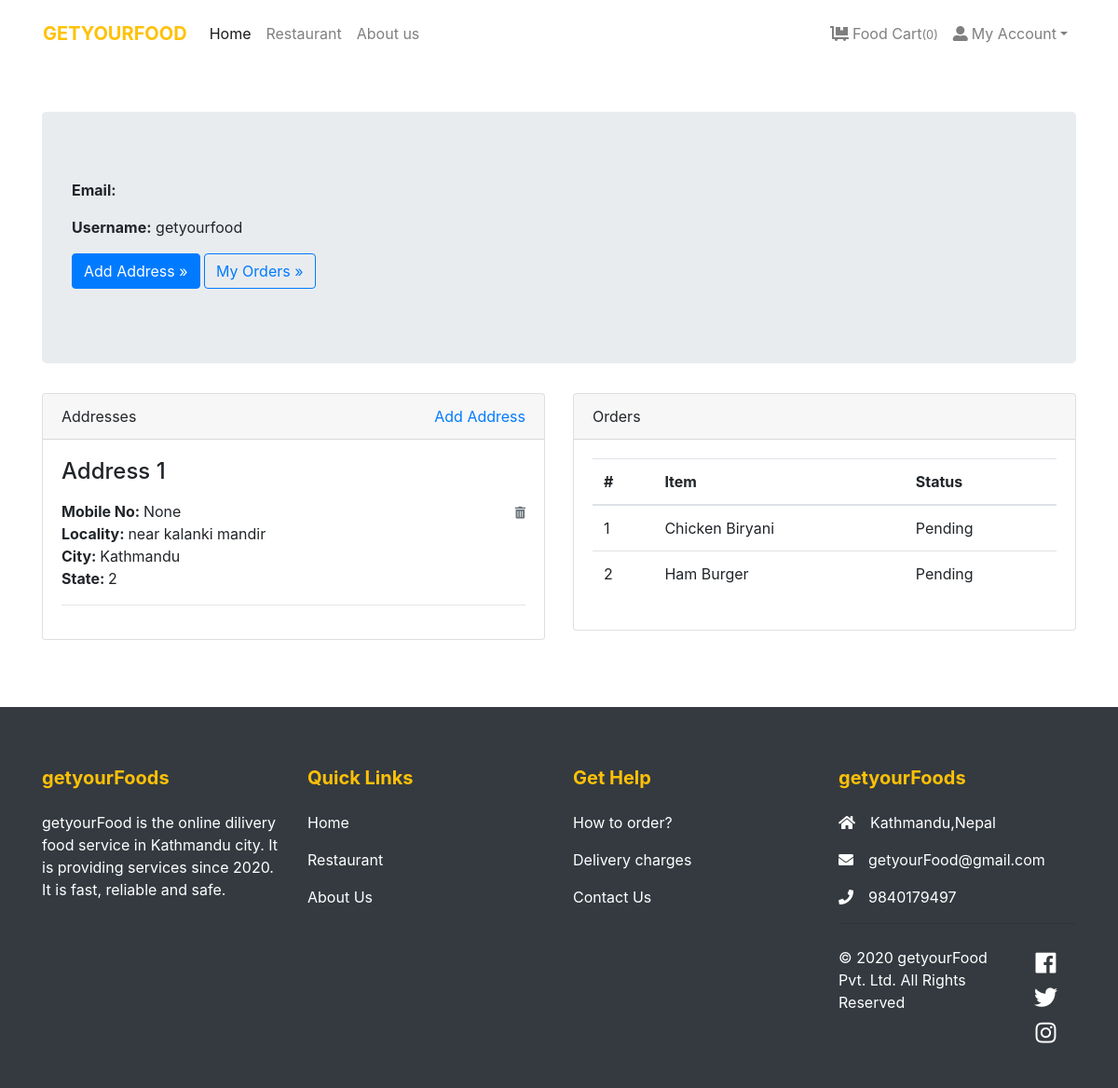
Page /accounts/profile/ (signed in) on the committed database.
### store/models.py (models this page shows, shortened)
class Address(models.Model):
    user = models.ForeignKey(User, verbose_name="User", on_delete=models.CASCADE)
    mobile = models.CharField(max_length=150, null=True, verbose_name="mobile")
    locality = models.CharField(max_length=150, verbose_name="Nearest Location")
    city = models.CharField(max_length=150, verbose_name="City")
    state = models.CharField(max_length=150, verbose_name="State")

class Order(models.Model):
    user = models.ForeignKey(User, verbose_name="User", on_delete=models.CASCADE)
    address = models.ForeignKey(Address, verbose_name="Shipping Address", on_delete=models.CASCADE)
    product = models.ForeignKey(Product, verbose_name="Product", on_delete=models.CASCADE)
    quantity = models.PositiveIntegerField(verbose_name="Quantity")
    ordered_date = models.DateTimeField(auto_now_add=True, verbose_name="Ordered Date")
    status = models.CharField(
        choices=STATUS_CHOICES,
        max_length=50,
        default="Pending"
        )

class Product(models.Model):
    title = models.CharField(max_length=150, verbose_name="Product Title")
    slug = models.SlugField(max_length=160, verbose_name="Product Slug")
    product_image = models.ImageField(upload_to='product', blank=True, null=True, verbose_name="Product Image")
    price = models.DecimalField(max_digits=8, decimal_places=2)
    category = models.ForeignKey(Category, verbose_name="Product Categoy", on_delete=models.CASCADE)
    is_active = models.BooleanField(verbose_name="Is Active?")
    is_featured = models.BooleanField(verbose_name="Is Featured?")
    created_at = models.DateTimeField(auto_now_add=True, verbose_name="Created Date")
    updated_at = models.DateTimeField(auto_now=True, verbose_name="Updated Date")
    class Meta:
        verbose_name_plural = 'Products'
        ordering = ('-created_at', )

### store/views.py (the view)
# urls.py: path('accounts/profile/', views.profile, name="profile"),
@login_required
def profile(request):
    addresses = Address.objects.filter(user=request.user)
    orders = Order.objects.filter(user=request.user)
    return render(request, 'account/profile.html', {'addresses':addresses, 'orders':orders})

### store/context_preprocessors.py (called while the page is built)
def store_menu(request):
    categories = Category.objects.filter(is_active=True)
    context = {
        'categories_menu': categories,
    }
    return context

def cart_menu(request):
    if request.user.is_authenticated:
        cart_items= Cart.objects.filter(user=request.user)
        context = {
            'cart_items': cart_items,
        }
    else:
        context = {}
    return context

### templates/account/profile.html (shortened to what this page needs)
{% extends 'base.html' %}
{% load static %}
    {% block content %}
      <div class="container py-5">
        <div class="jumbotron">
          <p><strong>Email:</strong> {{request.user.email}}</p>
          <p><strong>Username:</strong> {{request.user.username}}</p>
          <p><a class="btn btn-primary btn-large" href="{% url 'store:add-address' %}">Add Address »</a> <a class="btn btn-outline-primary btn-large" href="#">My Orders »</a></p>
        </div>
        <div class="row">
          <div class="col-lg-6">
            <div class="card mb-4" id="headings">
              <div class="card-header">Addresses <span class="float-right"><a href="{% url 'store:add-address' %}">Add Address</a></span></div>
              <div class="card-body">
                {% if addresses %}
                    {% for address in addresses %}
                        <h4 class="mb-3">Address {{forloop.counter}}</h4>
                        <span class="float-right"><a href="{% url 'store:remove-address' address.id %}"><i class="fas fa-trash-alt small text-muted"></i></a></span>
                        <p>
                            <strong>Mobile No: </strong>{{address.mobile}} <br>
                            <strong>Locality: </strong>{{address.locality}} <br>
                            <strong>City: </strong>{{address.city}} <br>
                            <strong>State: </strong>{{address.state}} <br>
                        </p>
                        <hr>
                    {% endfor %}
                {% else %}
                <div class="text-danger">
                  Address not Added.
                </div>
                {% endif %}
              </div>
            </div>
          </div>
          <div class="col-lg-6">
            <div class="card mb-4" id="tables">
              <div class="card-header">Orders</div>
              <div class="card-body">
                <table class="table table-hover">
                  <thead>
                    <tr>
                      <th>#</th>
                      <th>Item</th>
                      <th>Status</th>
                    </tr>
                  </thead>
                  <tbody>
                    {% if orders %}
                      {% for order in orders %}
                        <tr>
                          <td>{{forloop.counter}}</td>
                          <td>{{order.product.title}}</td>
                          <td>
                            {{order.status}}
                          </td>
                        </tr>
                      {% endfor %}
                    {% else %}
                    <tr>
                      <td class="text-danger" colspan="3">You've not Ordered anything yet.</td>
                    </tr>
                    {% endif %}
                  </tbody>
                </table>
              </div>
            </div>
          </div>
        </div>
      </div>
{% endblock content %}

### rows in the picture
Address: mobile "None", locality "near kalanki mandir", city "Kathmandu", state "2"
Order: product "Chicken Biryani", status "Pending"
Order: product "Ham Burger", status "Pending"

### other values in the picture
{{ cart_items.count }} "0"
{{ request.user.username }} "getyourfood"
